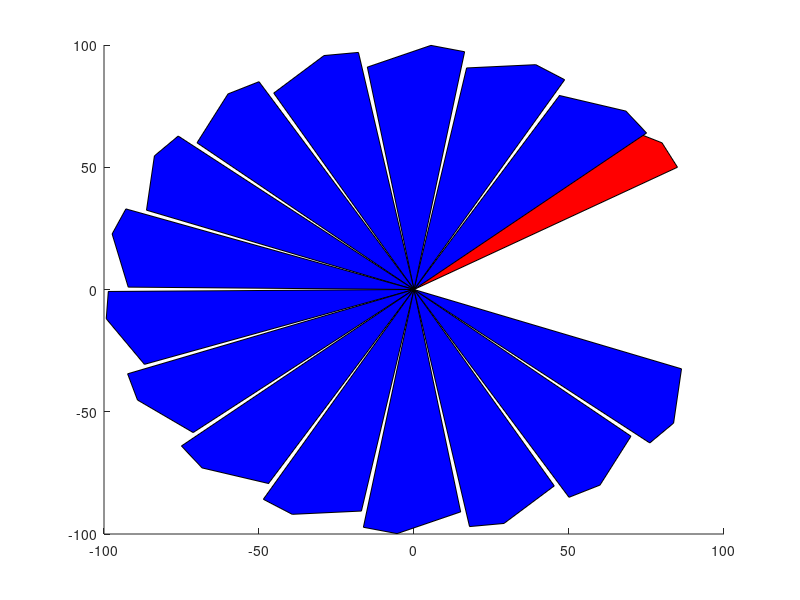

Write the MATLAB code that produced this figure.
xy = [0 60 80 85; 0 70 60 50; 1 1 1 1];
x = xy(1, 1:4);
y = xy(2, 1:4);
patch(x, y, 'r');

% produce rotated object 
% from 10 to 300 increment by 20
for th = 10:20:300
    % Rotation couter clockwise
    RT = [cosd(th) -sind(th) 0;
          sind(th) cosd(th) 0;
           0 0 1];
    xyp = RT*xy;
    x = xyp(1, 1:4);
    y = xyp(2, 1:4)
    y = xyp(2, 1:4)
    patch(x, y, 'b')
end

% To rotation clockwise use this instead
  % RT = [cosd(th) sind(th) 0;
%        -sind(th) cosd(th) 0;]